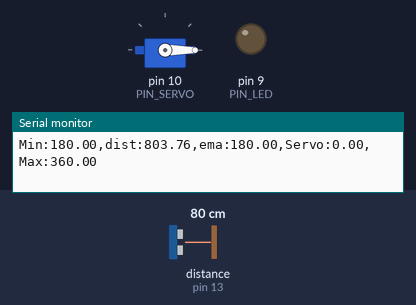
A sketch run on a simulated Arduino Uno, built with avr-gcc and run on an emulated ATmega328P. Shown: servo, output pins drawn as LEDs (lit = HIGH), the last lines printed to the serial monitor. Wiring (inferred from the names in the program): ultrasonic range finder: trigger pin 12; echo pin 13. Inputs (shaded band) come from the test bench; at power-on: distance to the obstacle (sensor on pin 13) 80 cm. The echo pulse lasts 58.3 µs per cm; pins used as bus, display or sensor lines are not drawn.

Above: at 1.2 s.
1.3 s: distance to the obstacle (sensor on pin 13) set to 39 cm
2.8 s: distance to the obstacle (sensor on pin 13) set to 36 cm
At 3.33 s:
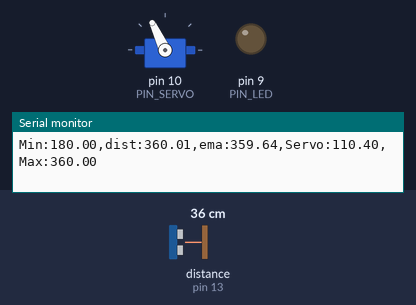
At 4.6 s:
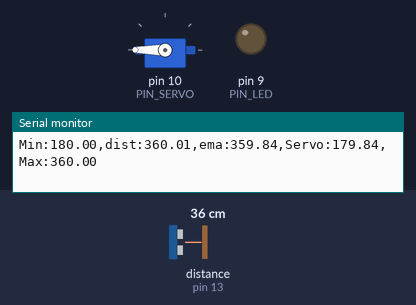
5.0 s: distance to the obstacle (sensor on pin 13) set to 35 cm
At 6.0 s:
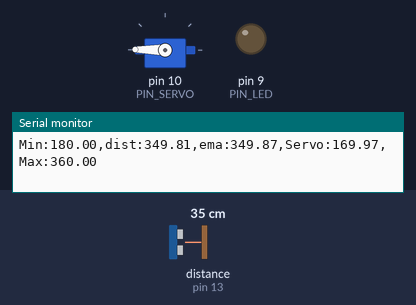
8.0 s: distance to the obstacle (sensor on pin 13) set to 18 cm
Timing chart, 0 to 11.0 s (numbered marks = the images above; inputs shaded):
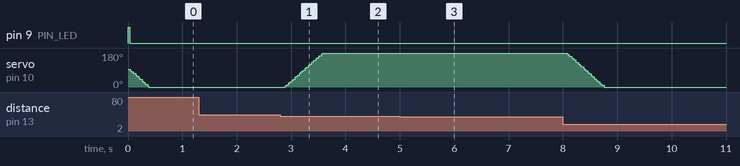

The sketch:

11_example_1.ino
```cpp
#include <Servo.h>

// ---------- Pins ----------
#define PIN_LED   9   // LED active-low
#define PIN_TRIG  12
#define PIN_ECHO  13
#define PIN_SERVO 10

// ---------- Sonar ----------
#define SND_VEL 346.0
#define INTERVAL 25              // ms (샘플링 주기)
#define PULSE_DURATION 10        // us
#define _DIST_MIN 180.0          // mm (18 cm)
#define _DIST_MAX 360.0          // mm (36 cm)
#define TIMEOUT ((INTERVAL/2)*1000.0)
#define SCALE (0.001 * 0.5 * SND_VEL)   // us → mm

// ---------- Filters ----------
#define _EMA_ALPHA 0.30

// ---------- Servo targets (mm) ----------
#define _TARGET_LOW  250.0
#define _TARGET_HIGH 290.0

// ---------- Servo calibration (us) ----------
#define _DUTY_MIN 500
#define _DUTY_NEU 1500
#define _DUTY_MAX 2500


// ---------- Smooth parameters ----------
const float   TARGET_LPF_ALPHA = 0.25f;
const uint16_t SERVO_UPDATE_MS = 20;
const float   SLEW_DEG_PER_SEC = 240.0;

// -------------------------------------------------
Servo myservo;
float dist_prev = _DIST_MIN;
float dist_ema  = _DIST_MIN;

unsigned long last_sampling_time;
unsigned long last_servo_update;

float target_deg_lpf = 90.0f;
float cmd_deg        = 90.0f;

// 각도(0~180) → us
static inline int degToUs(float deg) {
  deg = constrain(deg, 0.0f, 180.0f);
  float ratio = deg / 180.0f;
  return (int)(_DUTY_MIN + (_DUTY_MAX - _DUTY_MIN) * ratio);
}

// mm → 각도(0~180): 18cm -> 0°, 36cm -> 180°
static inline float mmToDeg(float mm) {
  float deg = mm - 180.0f; // (mm-180)*(180/180)
  return constrain(deg, 0.0f, 180.0f);
}

void setup() {
  pinMode(PIN_LED, OUTPUT);
  digitalWrite(PIN_LED, HIGH); // active-low: OFF
  pinMode(PIN_TRIG, OUTPUT);
  pinMode(PIN_ECHO, INPUT);
  digitalWrite(PIN_TRIG, LOW);

  myservo.attach(PIN_SERVO);
  myservo.writeMicroseconds(_DUTY_NEU);

  Serial.begin(57600);

  dist_prev = _DIST_MIN;
  dist_ema  = dist_prev;
  target_deg_lpf = 90.0f;
  cmd_deg        = 90.0f;

  last_sampling_time = millis();
  last_servo_update  = millis();
}

void loop() {

  if (millis() - last_sampling_time >= INTERVAL) {
    last_sampling_time += INTERVAL;

    float dist_raw = USS_measure(PIN_TRIG, PIN_ECHO);

    float dist_filtered;
    if ((dist_raw == 0.0f) || (dist_raw > _DIST_MAX) || (dist_raw < _DIST_MIN)) {
      dist_filtered = dist_prev;
    } else {
      dist_filtered = dist_raw;
      dist_prev = dist_raw;
    }


    dist_ema = (_EMA_ALPHA * dist_filtered) + ((1.0f - _EMA_ALPHA) * dist_ema);


    bool in_range = (dist_filtered >= _DIST_MIN && dist_filtered <= _DIST_MAX);
    digitalWrite(PIN_LED, in_range ? LOW : HIGH);


    float target_deg =
      (dist_ema <= _DIST_MIN) ? 0.0f :
      (dist_ema >= _DIST_MAX) ? 180.0f :
                                mmToDeg(dist_ema);


    target_deg_lpf = (TARGET_LPF_ALPHA * target_deg) +
                     ((1.0f - TARGET_LPF_ALPHA) * target_deg_lpf);

    Serial.print("Min:");   Serial.print(_DIST_MIN);
    Serial.print(",dist:"); Serial.print(dist_raw);
    Serial.print(",ema:");  Serial.print(dist_ema);
    Serial.print(",Servo:");Serial.print(cmd_deg);
    Serial.print(",Max:");  Serial.print(_DIST_MAX);
    Serial.println();
  }


  if (millis() - last_servo_update >= SERVO_UPDATE_MS) {
    last_servo_update += SERVO_UPDATE_MS;

    const float maxStep = SLEW_DEG_PER_SEC * (SERVO_UPDATE_MS / 1000.0f);
    float diff = target_deg_lpf - cmd_deg;

    if (fabs(diff) <= maxStep) cmd_deg = target_deg_lpf;
    else                       cmd_deg += (diff > 0 ? maxStep : -maxStep);

    myservo.writeMicroseconds(degToUs(cmd_deg));
  }
}

// 초음파 센서 (mm)
float USS_measure(int TRIG, int ECHO) {
  digitalWrite(TRIG, HIGH);
  delayMicroseconds(PULSE_DURATION);
  digitalWrite(TRIG, LOW);
  return pulseIn(ECHO, HIGH, TIMEOUT) * SCALE; // mm
}
```

Measured:
- the behaviour switches between 37 and 36 cm on distance to the obstacle (sensor on pin 13) (found by bisection; images 0 and 1)
- after the input at 2.8 s, servo on pin 10 (PIN_SERVO): moves from 0° to 180° over 0.70 s, starting after 0.08 s
- after the input at 5.0 s, servo on pin 10 (PIN_SERVO): 180° → 179° after 0.48 s, → 180° 1.1 s later, → 179° 0.07 s later
